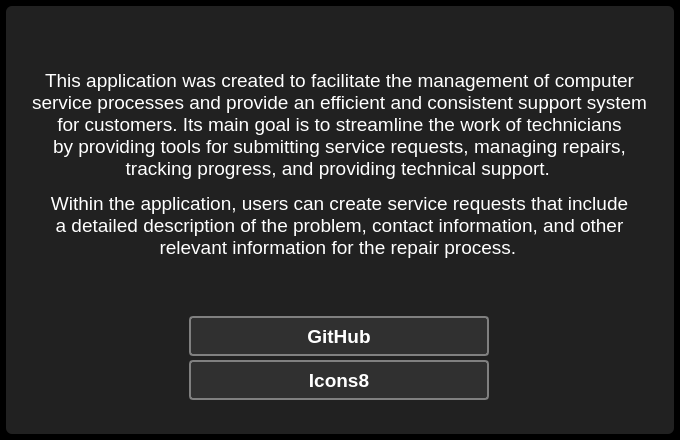
<?xml version="1.0" encoding="UTF-8"?>
<ui version="4.0">
 <class>AboutDialog</class>
 <widget class="QDialog" name="AboutDialog">
  <property name="geometry">
   <rect>
    <x>0</x>
    <y>0</y>
    <width>680</width>
    <height>440</height>
   </rect>
  </property>
  <property name="minimumSize">
   <size>
    <width>680</width>
    <height>440</height>
   </size>
  </property>
  <property name="maximumSize">
   <size>
    <width>680</width>
    <height>440</height>
   </size>
  </property>
  <property name="windowTitle">
   <string>About</string>
  </property>
  <property name="windowIcon">
   <iconset resource="../../resources.qrc">
    <normaloff>:/PNG/IMG/info.png</normaloff>:/PNG/IMG/info.png</iconset>
  </property>
  <property name="styleSheet">
   <string notr="true">QMainWindow{
background-color: #000000;
}

QWidget{
background-color: #000000;
}

QGroupBox{
background-color: #212121;
border: none;
padding: 4px;
border-radius: 6px;
color: white;
}

QPushButton{
background-color: #303030;
border: 2px solid gray;
border-radius: 4px;
color: white;
}
QPushButton:hover{
border-color: white;
}

QLineEdit{
background-color: #303030;
border: 1px solid gray;
border-radius: 4px;
color: white;
}
QLineEdit:focus{
border-color: white;
}

QTextEdit{
background-color: #303030;
border: 1px solid gray;
border-radius: 4px;
color: white;
}
QTextEdit:focus{
border-color: white;
}

QLabel{
color: white;
background: transparent;
}

QListWidget{
background: transparent;
border: 1px solid gray;
border-radius: 6px;
padding: 6px;
}
QListWidget::item{
background-color: rgba(255,255,255,50);
border: none;
color: white;
border-radius: 6px;
padding: 6px;
margin-top: 6px;
}
QListWidget::item:hover{
background-color: rgba(255,255,255,100);
}

QCheckBox{
background: transparent;
color: white;
}
QCheckBox::indicator{
width:24px;
height: 24px;
border: 1px solid gray;
border-radius: 4px;
}
QCheckBox::indicator:hecked{
image: url(:/PNG/IMG/done.png);
}
QCheckBox::indicator:unchecked{
image: none;
}

QTabWidget::pane{
background: transparent;
border: none;
padding: 4px;
border-radius: 6px;
}
QTabBar::tab{
background-color: #303030;
border: 2px solid gray;
border-radius: 4px;
color: white;
padding-left: 6px;
padding-right: 6px;
padding-top: 3px;
padding-bottom: 3px;
margin-left: 2px;
}
QTabBar::tab:hover{
border-color: white;
}
QTabBar::tab:selected{
border-color: white;
}

QScrollBar:vertical {        
border: none;
width:14px;
background-color: #212121;
margin: 0px 0px 0px 0px;
padding-left: 6px;
}
QScrollBar::handle:vertical{
background: gray;
border-radius: 4px;
min-height: 20px;
}
QScrollBar::add-line:vertical {
background-color: #212121;
height: 0px;
subcontrol-position: bottom;
subcontrol-origin: margin;
}
QScrollBar::sub-line:vertical {
background-color: #212121;
height: 0 px;
subcontrol-position: top;
subcontrol-origin: margin;
}
QScrollBar::add-page:vertical{
background-color: #212121;
}
QScrollBar::sub-page:vertical{
background-color: #212121;
}

QScrollBar:horizontal {        
border: none;
height:14px;
background-color: #212121;
margin: 0px 0px 0px 0px;
padding-top: 6px;
}
QScrollBar::handle:horizontal{
background: gray;
border-radius: 4px;
min-width: 20px;
}
QScrollBar::add-line:horizontal {
background-color: #212121;
height: 0px;
subcontrol-position: bottom;
subcontrol-origin: margin;
}
QScrollBar::sub-line:horizontal {
background-color: #212121;
height: 0 px;
subcontrol-position: top;
subcontrol-origin: margin;
}
QScrollBar::add-page:horizontal{
background-color: #212121;
}
QScrollBar::sub-page:horizontal{
background-color: #212121;
}

QComboBox{
background-color: #303030;
border: 1px solid gray;
border-radius: 4px;
color: white;
}
QComboBox QAbstractItemView{
color: white;
background-color: black;
}

QTableView{
background-color: #212121;
border: 1px solid gray;
border-radius: 6px;
color: white;
}

QDoubleSpinBox{
background-color: #303030;
border: 1px solid gray;
border-radius: 4px;
color: white;
}</string>
  </property>
  <layout class="QGridLayout" name="gridLayout">
   <property name="leftMargin">
    <number>6</number>
   </property>
   <property name="topMargin">
    <number>6</number>
   </property>
   <property name="rightMargin">
    <number>6</number>
   </property>
   <property name="bottomMargin">
    <number>6</number>
   </property>
   <property name="spacing">
    <number>4</number>
   </property>
   <item row="0" column="0">
    <widget class="QGroupBox" name="groupBox">
     <property name="title">
      <string/>
     </property>
     <layout class="QGridLayout" name="gridLayout_2">
      <property name="leftMargin">
       <number>6</number>
      </property>
      <property name="topMargin">
       <number>6</number>
      </property>
      <property name="rightMargin">
       <number>6</number>
      </property>
      <property name="bottomMargin">
       <number>6</number>
      </property>
      <property name="spacing">
       <number>4</number>
      </property>
      <item row="0" column="0">
       <widget class="QLabel" name="label">
        <property name="minimumSize">
         <size>
          <width>0</width>
          <height>250</height>
         </size>
        </property>
        <property name="maximumSize">
         <size>
          <width>16777215</width>
          <height>250</height>
         </size>
        </property>
        <property name="text">
         <string>&lt;html&gt;
&lt;head&gt;&lt;/head&gt;
&lt;body&gt;
&lt;p align=&quot;center&quot;&gt;
&lt;span style=&quot;font-size:14pt;&quot;&gt;This application was created to facilitate the management of computer&lt;br&gt;service processes and provide an efficient and consistent support system&lt;br&gt;for customers. Its main goal is to streamline the work of technicians&lt;br&gt;by providing tools for submitting service requests, managing repairs,&lt;br&gt;tracking progress, and providing technical support.&lt;/span&gt;
&lt;/p&gt;
&lt;p align=&quot;center&quot;&gt;
&lt;span style=&quot;font-size:14pt;&quot;&gt;Within the application, users can create service requests that include&lt;br&gt;a detailed description of the problem, contact information, and other&lt;br&gt;relevant information for the repair process.&lt;/span&gt;
&lt;/p&gt;
&lt;/body&gt;
&lt;/html&gt;
</string>
        </property>
       </widget>
      </item>
      <item row="1" column="0">
       <layout class="QGridLayout" name="gridLayout_3">
        <item row="1" column="0">
         <widget class="QPushButton" name="pushButton_icons">
          <property name="minimumSize">
           <size>
            <width>300</width>
            <height>40</height>
           </size>
          </property>
          <property name="maximumSize">
           <size>
            <width>300</width>
            <height>40</height>
           </size>
          </property>
          <property name="font">
           <font>
            <pointsize>14</pointsize>
            <bold>true</bold>
           </font>
          </property>
          <property name="focusPolicy">
           <enum>Qt::ClickFocus</enum>
          </property>
          <property name="text">
           <string>Icons8</string>
          </property>
          <property name="icon">
           <iconset resource="../../resources.qrc">
            <normaloff>:/PNG/IMG/icons8.png</normaloff>:/PNG/IMG/icons8.png</iconset>
          </property>
          <property name="iconSize">
           <size>
            <width>32</width>
            <height>32</height>
           </size>
          </property>
         </widget>
        </item>
        <item row="0" column="0">
         <widget class="QPushButton" name="pushButton_github">
          <property name="minimumSize">
           <size>
            <width>300</width>
            <height>40</height>
           </size>
          </property>
          <property name="maximumSize">
           <size>
            <width>300</width>
            <height>40</height>
           </size>
          </property>
          <property name="font">
           <font>
            <pointsize>14</pointsize>
            <bold>true</bold>
           </font>
          </property>
          <property name="focusPolicy">
           <enum>Qt::ClickFocus</enum>
          </property>
          <property name="text">
           <string>GitHub</string>
          </property>
          <property name="icon">
           <iconset resource="../../resources.qrc">
            <normaloff>:/PNG/IMG/github.png</normaloff>:/PNG/IMG/github.png</iconset>
          </property>
          <property name="iconSize">
           <size>
            <width>32</width>
            <height>32</height>
           </size>
          </property>
         </widget>
        </item>
       </layout>
      </item>
     </layout>
    </widget>
   </item>
  </layout>
 </widget>
 <resources>
  <include location="../../resources.qrc"/>
 </resources>
 <connections/>
</ui>
